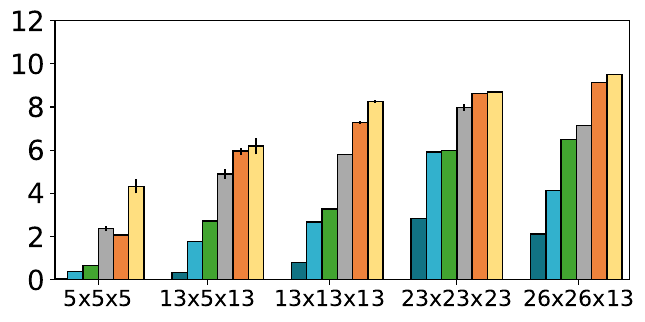

Reproduce this figure in Python.
import numpy as np
import matplotlib.pyplot as plt
 

f1 = open("blis_CP2K_KP.txt")
xy1 = f1.read().split("\n")

f2 = open('openblas_CP2K_KP.txt', 'r')
xy2=f2.read().split("\n")

f3 = open("armpl_CP2K_KP.txt")
xy3 = f3.read().split("\n")

f4 = open("libxsmm_CP2K_KP.txt")
xy4 = f4.read().split("\n")

f5 = open("blasfeo_CP2K_KP.txt")
xy5 = f5.read().split("\n")

f6 = open("NSMM_CP2K_KP.txt")
xy6 = f6.read().split("\n")


y1=[]
err1=[]
y2=[]
err2=[]
y3=[]
err3=[]
y4 = []
err4=[]
y5=[]
err5=[]
y6=[]
err6=[]


for item in xy1:
	arr = item.split(" ")
	if(len(arr) != 0 and arr[0]!= ''):
		mat = np.array((float(arr[3]), float(arr[4]), float(arr[5]), 
						float(arr[6]), float(arr[7])))
		y1.append(np.mean(mat))
		err1.append(np.std(mat))


for item in xy2:
	arr = item.split(" ")
	if(len(arr) != 0 and arr[0]!= ''):
		mat = np.array((float(arr[3]), float(arr[4]), float(arr[5]), 
						float(arr[6]), float(arr[7])))
		y2.append(np.mean(mat))
		err2.append(np.std(mat))

for item in xy3:
	arr = item.split(" ")
	if(len(arr) != 0 and arr[0]!= ''):
		mat = np.array((float(arr[3]), float(arr[4]), float(arr[5]), 
						float(arr[6]), float(arr[7])))
		y3.append(np.mean(mat))
		err3.append(np.std(mat))

count=0
x=[]
for item in xy4:
	arr = item.split(" ")
	if(len(arr) != 0 and arr[0]!= ''):
		mat = np.array((float(arr[3]), float(arr[4]), float(arr[5]), 
						float(arr[6]), float(arr[7])))
		y4.append(np.mean(mat))
		err4.append(np.std(mat))
		count = count +1
		x.append(count*8)

for item in xy5:
	arr = item.split(" ")
	if(len(arr) != 0 and arr[0]!= ''):
		mat = np.array((float(arr[3]), float(arr[4]), float(arr[5]), 
						float(arr[6]), float(arr[7])))
		y5.append(np.mean(mat))
		err5.append(np.std(mat))

for item in xy6:
	arr = item.split(" ")
	if(len(arr) != 0 and arr[0]!= ''):
		mat = np.array((float(arr[3]), float(arr[4]), float(arr[5]), 
						float(arr[6]), float(arr[7])))
		y6.append(np.mean(mat))
		err6.append(np.std(mat))


font1 = {'family' : 'Times New Roman',
'weight' : 'normal',
'size' : 16,
}


font2 = {'family' : 'Times New Roman',
'weight' : 'normal',
'size' : 14,
}


ind = np.arange(len(y1))  # the x locations for the groups
ind = 4.7* ind
width = 0.6  # the width of the bars

f, axs= plt.subplots(figsize=(6.6,3.3))
A=plt.bar(ind-2.5*width , y1, width, yerr=err1,color=(17/255,115/255,132/255),ecolor= 'black',label="BLIS",edgecolor='black')
B=plt.bar(ind-1.5 * width, y3, width, yerr=err3, color=(50/255,177/255,205/255),ecolor= 'black',label="ARMPL",edgecolor='black')
C=plt.bar(ind-0.5 * width , y2, width , yerr=err2, color=(66/255,165/255,48/255),ecolor= 'black',label="OpenBLAS",edgecolor='black')
D=plt.bar(ind+ 0.5*width, y5, width, yerr=err5,color=(170/255,170/255,170/255),ecolor= 'black',label="BLASFEO",edgecolor='black')
E=plt.bar(ind+ 1.5*width, y4, width, yerr=err4,color=(238/255,131/255,60/255),ecolor= 'black',label="LIBXSMM",edgecolor='black')
F=plt.bar(ind+ 2.5*width, y6, width, yerr=err6,color=(255/255,223/255,128/255),ecolor= 'black',label="LibShalom",edgecolor='black')

plt.xlim(-1.7,20.9)
#plt.ylabel('GFLOPS (FP64)', font1)
ind[1] = ind[1] - 0.4
ind[2] = ind[2] - 0.3
ind[4] = ind[4] + 0.1
plt.xticks(ind,("5x5x5","13x5x13","13x13x13","23x23x23","26x26x13"),
	fontsize=16)
plt.yticks((0,2,4,6,8,10,12),fontsize=20)
#plt.legend((A[0], B[0], C[0],D[0],E[0],F[0]), ('BLIS','ARMPL', 'OpenBLAS', 'BLASFEO','LIBXSMM','LibShalom'),
#		loc="upper right" , borderaxespad=0.,bbox_to_anchor=(0.84,0.97), columnspacing = 0.5,ncol=3,
#		frameon=False,fontsize=12)
#leg = plt.gca().get_legend()
#ltext = leg.get_texts()
#plt.setp(ltext, fontsize=12)

plt.tight_layout()
plt.show()

f.savefig('CP2K_KP.pdf', bbox_inches='tight')